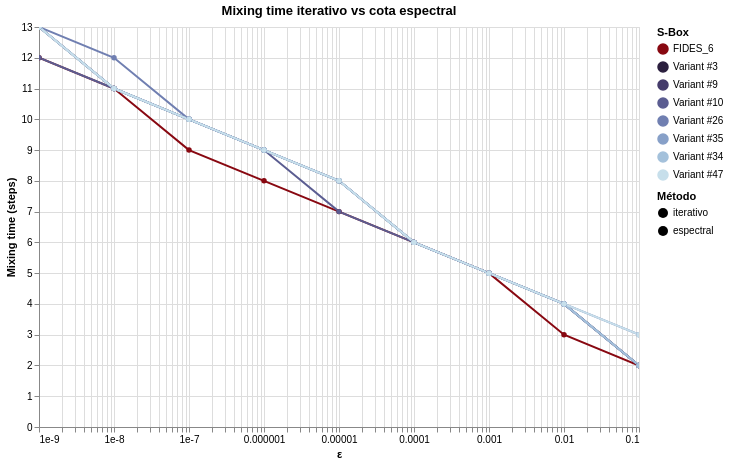

Notebook cell for this chart:
### Code cell
chart_mix = compare_mixing_times_altair(
    specs,
    epsilons=[10**(-i) for i in range(1,10)],
    max_steps=10000,
    log_scale=True,
)
chart_mix

### Figure 1 — Vega-Lite specification as saved in the notebook (floating-point values rounded to 4 significant figures)
{"config": {"view": {"continuousWidth": 300, "continuousHeight": 300}}, "data": {"name": "data-bf80bc5e92f91862b273bae4e2a32187"}, "mark": {"type": "line", "point": true}, "encoding": {"color": {"field": "S-Box", "legend": {"title": "S-Box"}, "scale": {"domain": ["FIDES_6", "Variant #3", "Variant #9", "Variant #10", "Variant #26", "Variant #35", "Variant #34", "Variant #47"], "range": ["#880811", "#2b1f3e", "#453c6b", "#5b5d91", "#707fb1", "#87a0c8", "#a4c1db", "#c7dfeb"]}, "type": "nominal"}, "strokeDash": {"field": "Método", "legend": {"title": "Método"}, "scale": {"domain": ["iterativo", "espectral"], "range": [[], [4, 4]]}, "type": "nominal"}, "tooltip": [{"field": "S-Box", "type": "nominal"}, {"field": "Método", "type": "nominal"}, {"field": "ε", "type": "quantitative"}, {"field": "Mixing time", "type": "quantitative"}], "x": {"field": "ε", "scale": {"type": "log"}, "title": "ε", "type": "quantitative"}, "y": {"field": "Mixing time", "title": "Mixing time (steps)", "type": "quantitative"}}, "height": 400, "params": [{"name": "param_23", "select": {"type": "interval", "encodings": ["x", "y"]}, "bind": "scales"}], "title": "Mixing time iterativo vs cota espectral", "width": 600, "$schema": "https://vega.github.io/schema/vega-lite/v5.20.1.json", "datasets": {"data-bf80bc5e92f91862b273bae4e2a32187": [{"ε": 0.1, "S-Box": "FIDES_6", "Método": "iterative", "Mixing time": 2}, {"ε": 0.01, "S-Box": "FIDES_6", "Método": "iterative", "Mixing time": 3}, {"ε": 0.001, "S-Box": "FIDES_6", "Método": "iterative", "Mixing time": 5}, {"ε": 0.0001, "S-Box": "FIDES_6", "Método": "iterative", "Mixing time": 6}, {"ε": 1e-05, "S-Box": "FIDES_6", "Método": "iterative", "Mixing time": 7}, {"ε": 1e-06, "S-Box": "FIDES_6", "Método": "iterative", "Mixing time": 8}, {"ε": 1e-07, "S-Box": "FIDES_6", "Método": "iterative", "Mixing time": 9}, {"ε": 1e-08, "S-Box": "FIDES_6", "Método": "iterative", "Mixing time": 11}, {"ε": 1e-09, "S-Box": "FIDES_6", "Método": "iterative", "Mixing time": 12}, {"ε": 0.1, "S-Box": "Variant #3", "Método": "iterative", "Mixing time": 2}, {"ε": 0.01, "S-Box": "Variant #3", "Método": "iterative", "Mixing time": 4}, {"ε": 0.001, "S-Box": "Variant #3", "Método": "iterative", "Mixing time": 5}, {"ε": 0.0001, "S-Box": "Variant #3", "Método": "iterative", "Mixing time": 6}, {"ε": 1e-05, "S-Box": "Variant #3", "Método": "iterative", "Mixing time": 8}, {"ε": 1e-06, "S-Box": "Variant #3", "Método": "iterative", "Mixing time": 9}, {"ε": 1e-07, "S-Box": "Variant #3", "Método": "iterative", "Mixing time": 10}, {"ε": 1e-08, "S-Box": "Variant #3", "Método": "iterative", "Mixing time": 11}, {"ε": 1e-09, "S-Box": "Variant #3", "Método": "iterative", "Mixing time": 13}, {"ε": 0.1, "S-Box": "Variant #9", "Método": "iterative", "Mixing time": 2}, {"ε": 0.01, "S-Box": "Variant #9", "Método": "iterative", "Mixing time": 4}, {"ε": 0.001, "S-Box": "Variant #9", "Método": "iterative", "Mixing time": 5}, {"ε": 0.0001, "S-Box": "Variant #9", "Método": "iterative", "Mixing time": 6}, {"ε": 1e-05, "S-Box": "Variant #9", "Método": "iterative", "Mixing time": 8}, {"ε": 1e-06, "S-Box": "Variant #9", "Método": "iterative", "Mixing time": 9}, {"ε": 1e-07, "S-Box": "Variant #9", "Método": "iterative", "Mixing time": 10}, {"ε": 1e-08, "S-Box": "Variant #9", "Método": "iterative", "Mixing time": 11}, {"ε": 1e-09, "S-Box": "Variant #9", "Método": "iterative", "Mixing time": 13}, {"ε": 0.1, "S-Box": "Variant #10", "Método": "iterative", "Mixing time": 2}, {"ε": 0.01, "S-Box": "Variant #10", "Método": "iterative", "Mixing time": 4}, {"ε": 0.001, "S-Box": "Variant #10", "Método": "iterative", "Mixing time": 5}, {"ε": 0.0001, "S-Box": "Variant #10", "Método": "iterative", "Mixing time": 6}, {"ε": 1e-05, "S-Box": "Variant #10", "Método": "iterative", "Mixing time": 7}, {"ε": 1e-06, "S-Box": "Variant #10", "Método": "iterative", "Mixing time": 9}, {"ε": 1e-07, "S-Box": "Variant #10", "Método": "iterative", "Mixing time": 10}, {"ε": 1e-08, "S-Box": "Variant #10", "Método": "iterative", "Mixing time": 11}, {"ε": 1e-09, "S-Box": "Variant #10", "Método": "iterative", "Mixing time": 12}, {"ε": 0.1, "S-Box": "Variant #26", "Método": "iterative", "Mixing time": 3}, {"ε": 0.01, "S-Box": "Variant #26", "Método": "iterative", "Mixing time": 4}, {"ε": 0.001, "S-Box": "Variant #26", "Método": "iterative", "Mixing time": 5}, {"ε": 0.0001, "S-Box": "Variant #26", "Método": "iterative", "Mixing time": 6}, {"ε": 1e-05, "S-Box": "Variant #26", "Método": "iterative", "Mixing time": 8}, {"ε": 1e-06, "S-Box": "Variant #26", "Método": "iterative", "Mixing time": 9}, {"ε": 1e-07, "S-Box": "Variant #26", "Método": "iterative", "Mixing time": 10}, {"ε": 1e-08, "S-Box": "Variant #26", "Método": "iterative", "Mixing time": 12}, {"ε": 1e-09, "S-Box": "Variant #26", "Método": "iterative", "Mixing time": 13}, {"ε": 0.1, "S-Box": "Variant #35", "Método": "iterative", "Mixing time": 2}, {"ε": 0.01, "S-Box": "Variant #35", "Método": "iterative", "Mixing time": 4}, {"ε": 0.001, "S-Box": "Variant #35", "Método": "iterative", "Mixing time": 5}, {"ε": 0.0001, "S-Box": "Variant #35", "Método": "iterative", "Mixing time": 6}, {"ε": 1e-05, "S-Box": "Variant #35", "Método": "iterative", "Mixing time": 8}, {"ε": 1e-06, "S-Box": "Variant #35", "Método": "iterative", "Mixing time": 9}, {"ε": 1e-07, "S-Box": "Variant #35", "Método": "iterative", "Mixing time": 10}, {"ε": 1e-08, "S-Box": "Variant #35", "Método": "iterative", "Mixing time": 11}, {"ε": 1e-09, "S-Box": "Variant #35", "Método": "iterative", "Mixing time": 13}, {"ε": 0.1, "S-Box": "Variant #34", "Método": "iterative", "Mixing time": 2}, {"ε": 0.01, "S-Box": "Variant #34", "Método": "iterative", "Mixing time": 4}, {"ε": 0.001, "S-Box": "Variant #34", "Método": "iterative", "Mixing time": 5}, {"ε": 0.0001, "S-Box": "Variant #34", "Método": "iterative", "Mixing time": 6}, {"ε": 1e-05, "S-Box": "Variant #34", "Método": "iterative", "Mixing time": 8}, {"ε": 1e-06, "S-Box": "Variant #34", "Método": "iterative", "Mixing time": 9}, {"ε": 1e-07, "S-Box": "Variant #34", "Método": "iterative", "Mixing time": 10}, {"ε": 1e-08, "S-Box": "Variant #34", "Método": "iterative", "Mixing time": 11}, {"ε": 1e-09, "S-Box": "Variant #34", "Método": "iterative", "Mixing time": 13}, {"ε": 0.1, "S-Box": "Variant #47", "Método": "iterative", "Mixing time": 3}, {"ε": 0.01, "S-Box": "Variant #47", "Método": "iterative", "Mixing time": 4}, {"ε": 0.001, "S-Box": "Variant #47", "Método": "iterative", "Mixing time": 5}, {"ε": 0.0001, "S-Box": "Variant #47", "Método": "iterative", "Mixing time": 6}, {"ε": 1e-05, "S-Box": "Variant #47", "Método": "iterative", "Mixing time": 8}, {"ε": 1e-06, "S-Box": "Variant #47", "Método": "iterative", "Mixing time": 9}, {"ε": 1e-07, "S-Box": "Variant #47", "Método": "iterative", "Mixing time": 10}, {"ε": 1e-08, "S-Box": "Variant #47", "Método": "iterative", "Mixing time": 11}, {"ε": 1e-09, "S-Box": "Variant #47", "Método": "iterative", "Mixing time": 13}]}}
